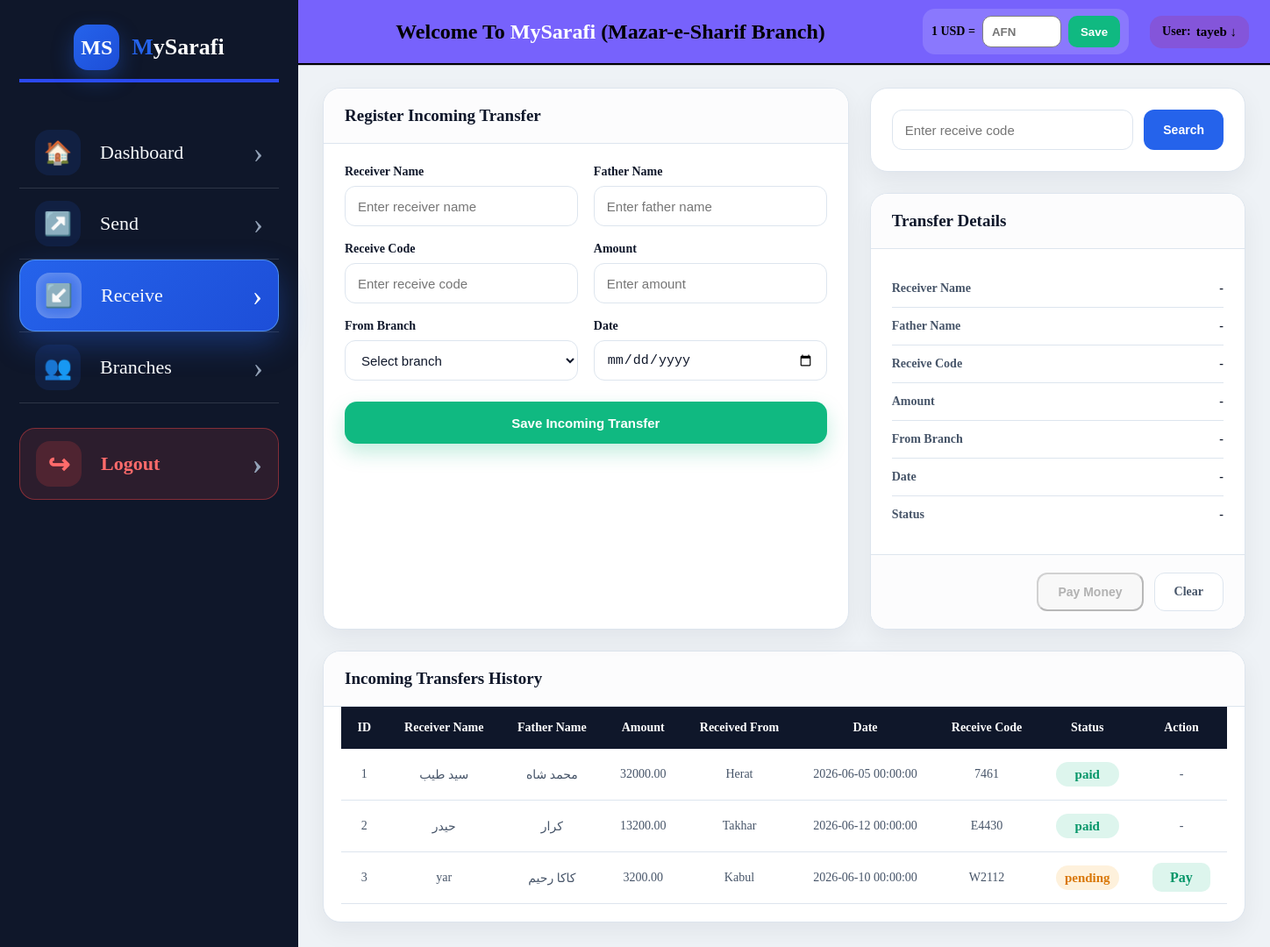
The page /receive.php (signed in) on the database its author committed.
### tables this page shows
CREATE TABLE `receive` (
  `receiver_id` int(11) NOT NULL,
  `this_receiver_name` varchar(20) DEFAULT NULL,
  `this_receiver_fatherName` varchar(20) DEFAULT NULL,
  `receive_code` varchar(20) DEFAULT NULL,
  `receive_amount` decimal(10,2) DEFAULT NULL,
  `receive_date` datetime DEFAULT NULL,
  `receive_from` int(11) NOT NULL,
  `status` varchar(25) DEFAULT NULL
);

CREATE TABLE `branch` (
  `branch_id` int(11) NOT NULL,
  `branch_name` varchar(45) DEFAULT NULL,
  `branch_address` varchar(45) DEFAULT NULL,
  `branch_partner` varchar(45) DEFAULT NULL,
  `branch_phone` varchar(45) DEFAULT NULL
);

### backend/crud_classes.php (called while the page is built, shortened)
<?php
class Receive {
  public $conn;
  public $table = 'receive';
  public function __construct($db) {
    $this->conn = $db;
  }
  public function read() {
    $query = "SELECT {$this->table}.* , branch.branch_name
              FROM {$this->table}
              LEFT JOIN branch ON {$this->table}.receive_from = branch.branch_id
              ORDER BY {$this->table}.receiver_id ASC";
    $statement = $this->conn->prepare($query);
    $statement->execute();
    return $statement->FetchAll(PDO::FETCH_ASSOC);
  }
}
?>

### receive.php (the view, shortened to what this page needs)
<!DOCTYPE html>
<html lang="en">
<head>
     <link rel="stylesheet" href="styles/main.css">
     <link rel="stylesheet" href="styles/receive.css">
</head>
<body style="display: flex;">
              <aside class="sidebar">
                     <?php include 'components/sidebar.php'; ?>
              </aside>
     <div class="under-header">
          <header class="header">
          <?php include 'components/header.php'; ?>
            </header>
          <main class="page-content receive-page">
               <?php
               include 'backend/db.php';
               include 'backend/crud_classes.php';
               $receive = new Receive($conn);
               ?>
               <div class="receive-grid">
                    <div class="receive-card register-card">
                         <div class="card-header">
                              <h2> Register Incoming Transfer</h2>
                         </div>
                         <form action="" method="post" class="receive-form">
                              <div class="form-row">
                                   <div class="form-group">
                                        <label>Receiver Name</label>
                                        <input required type="text" name="this_receiver_name" placeholder="Enter receiver name">
                                   </div>
                                   <div class="form-group">
                                        <label>Father Name</label>
                                        <input required type="text" name="this_receiver_fatherName" placeholder="Enter father name">
                                   </div>
                              </div>
                              <div class="form-row">
                                   <div class="form-group">
                                        <label>Receive Code</label>
                                        <input required type="text" name="receive_code" placeholder="Enter receive code">
                                   </div>
                                   <div class="form-group">
                                        <label>Amount</label>
                                        <input required type="text" name="receive_amount" placeholder="Enter amount">
                                   </div>
                              </div>
                              <div class="form-row">
                                   <div class="form-group">
                                        <label>From Branch</label>
                                        <select required name="received_from">
                                             <option value="">Select branch</option>
                                        </select>
                                   </div>
                                   <div class="form-group">
                                        <label  >Date</label>
                                        <input required type="date" name="receive_date">
                                   </div>
                              </div>
                              <button type="submit" name="add_receive" class="save-receive-btn">
                                   Save Incoming Transfer
                              </button>
                         </form>
                    </div>
                    <div class="receive-side">
                         <div class="receive-card search-card">
                              <form action="" method="POST" class="search-form">
                                   <div class="form-group">
                                        <div class="search-row">
                                             <input required type="text" name="search_code" placeholder="Enter receive code">
                                             <button type="submit" name="search_code_btn" class="search-btn">Search</button>
                                        </div>
                                   </div>
                              </form>
                         </div>
                         <?php
                         $searched_receive_data = null;
                         ?>
                              <div class="receive-card details-card">
                                   <div class="card-header">
                                        <h2>Transfer Details</h2>
                                   </div>
                                   <div class="details-box">
                                        <div class="details-row">
                                             <span>Receiver Name</span>
                                             <strong><?php echo  $searched_receive_data['this_receiver_name'] ?? '-'; ?></strong>
                                        </div>
                                        <div class="details-row">
                                             <span>Father Name</span>
                                             <strong><?php echo  $searched_receive_data['this_receiver_fatherName'] ?? '-'; ?></strong>
                                        </div>
                                        <div class="details-row">
                                             <span>Receive Code</span>
                                             <strong><?php echo  $searched_receive_data['receive_code'] ?? '-'; ?></strong>
                                        </div>
                                        <div class="details-row">
                                             <span>Amount</span>
                                             <strong><?php echo  $searched_receive_data['receive_amount'] ?? '-'; ?></strong>
                                        </div>
                                        <div class="details-row">
                                             <span>From Branch</span>
                                             <strong><?php echo  $searched_receive_data['receive_from'] ?? '-'; ?></strong>
                                        </div>
                                        <div class="details-row">
                                             <span>Date</span>
                                             <strong><?php echo  $searched_receive_data['receive_date'] ?? '-'; ?></strong>
                                        </div>
                                        <div class="details-row">
                                             <span>Status</span>
                                             <strong class="
                                              <?php
                                                  if ($searched_receive_data['status'] == 'paid') {
                                                       echo 'paid status-badge';
                                                  } elseif ($searched_receive_data['status'] == 'pending') {
                                                       echo 'pending status-badge';
                                                  } else {
                                                       echo '';
                                                  }
                                                  ?>
                                              ">
                                                  <?php echo  $searched_receive_data['status'] ?? '-'; ?>
                                             </strong>
                                        </div>
                                   </div>
                                   <div class="details-actions">
                                        <?php if (isset($searched_receive_data['status']) && $searched_receive_data['status'] == 'pending'): ?>
                                             <form action="" method="POST" style="display: inline-block;">
                                                  <input type="hidden" name="receiver_id_to_pay" value="<?php echo $searched_receive_data['receiver_id']; ?>">
                                                  <button type="submit" name="pay_from_search" class="pay-btn">
                                                       Pay Money
                                                  </button>
                                             </form>
                                        <?php else: ?>
                                             <button type="button" disabled class="pay-btn-disabled">
                                                  Pay Money
                                             </button>
                                        <?php endif; ?>
                                        <a href="receive.php" class="clear-btn">
                                             Clear
                                        </a>
                                   </div>
                              </div>
                    </div>
               </div>
               <div class="receive-card history-card">
                    <div class="card-header">
                         <h2>Incoming Transfers History</h2>
                    </div>
                    <div class="table-wrapper">
                         <table class="receive-table">
                              <thead>
                                   <tr>
                                        <th>ID</th>
                                        <th>Receiver Name</th>
                                        <th>Father Name</th>
                                        <th>Amount</th>
                                        <th>Received From</th>
                                        <th>Date</th>
                                        <th>Receive Code</th>
                                        <th>Status</th>
                                        <th>Action</th>
                                   </tr>
                              </thead>
                              <tbody>
                                   <?php
                                   $receive_data = $receive->read();
                                   foreach ($receive_data as $row) {
                                   ?>
                                        <tr>
                                             <td><?php echo $row['receiver_id']; ?></td>
                                             <td><?php echo $row['this_receiver_name']; ?></td>
                                             <td><?php echo $row['this_receiver_fatherName']; ?></td>
                                             <td><?php echo $row['receive_amount']; ?></td>
                                             <td><?php echo $row['branch_name']; ?></td>
                                             <td><?php echo $row['receive_date']; ?></td>
                                             <td><?php echo $row['receive_code']; ?></td>
                                             <td>
                                                  <span class="status-badge <?php echo ($row['status'] == 'paid') ? 'paid' : 'pending'; ?> ">
                                                       <?php echo $row['status']; ?>
                                                  </span>
                                             </td>
                                             <td>
                                                  <?php if ($row['status'] == 'pending') {  ?>
                                                       <a href='receive.php?receive_id_pay=<?php echo $row['receiver_id']; ?>' class='pay-small-btn'>Pay</a>
                                                  <?php
                                                  } else {
                                                       echo "-";
                                                  }
                                                  ?>
                                             </td>
                                        </tr>
                                   <?php } ?>
                              </tbody>
                         </table>
                    </div>
               </div>
          </main>
     </div>
</body>
</html>

### rows shown on the page
receive: receiver_id "1", this_receiver_name "سید طیب", this_receiver_fatherName "محمد شاه", receive_amount "32000.00", receive_from.branch_name "Herat", receive_date "2026-06-05 00:00:00", receive_code "7461", status "paid"
receive: receiver_id "2", this_receiver_name "حیدر", this_receiver_fatherName "کرار", receive_amount "13200.00", receive_from.branch_name "Takhar", receive_date "2026-06-12 00:00:00", receive_code "E4430", status "paid"
receive: receiver_id "3", this_receiver_name "yar", this_receiver_fatherName "کاکا رحیم", receive_amount "3200.00", receive_from.branch_name "Kabul", receive_date "2026-06-10 00:00:00", receive_code "W2112", status "pending"

### other values the page prints
$_SESSION['user_name'] "tayeb"
$searched_receive_data['this_receiver_name'] "-"
$searched_receive_data['this_receiver_fatherName'] "-"
$searched_receive_data['receive_code'] "-"
$searched_receive_data['receive_amount'] "-"
$searched_receive_data['receive_from'] "-"
$searched_receive_data['receive_date'] "-"
$searched_receive_data['status'] "-"
